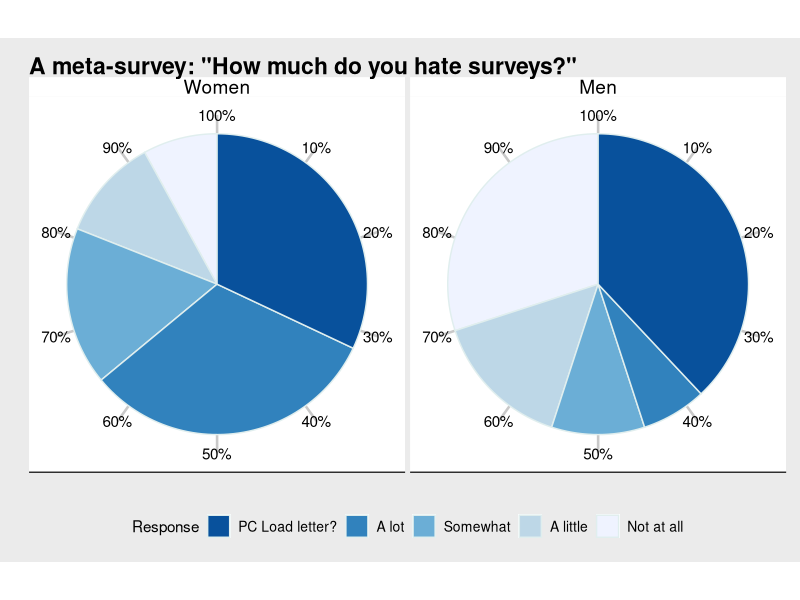

This chart was generated by the following R code:
## ---- chunk 1

#Part 1 - R Notebook

  ## initializing environment
  graphics.off()
  rm(list = ls())
  library(tidyverse)
  library(patchwork)

  # 2.
  d <- read_csv("./w6.csv")

## ---- chunk 2
  # 3.
  d <- d |> 
    mutate(Response = factor(Response,
                             levels = c(1,2, 3, 4, 5),
                             labels = c("Never", "Rarely", "Sometimes", "Often", "Always")))
## ---- chunk 3
  # 4.
  d <- d |> 
    mutate(Gender = factor(Gender,
                             levels = c(1,2),
                             labels = c("Women", "Men")))
## ---- chunk 4
  # 9.
  levels(d$Response) <- c("Not at all", "A little", "Somewhat", "A lot", "PC Load letter?")
## ---- chunk 5
# Part 2 - Plotting
  # 1.
  plot <- d |> 
    ggplot(aes(x="", y=Summary, fill=Response)) +
    geom_col(width = 1, color = "azure2") +
    coord_polar(theta = "y") +
    facet_wrap(~Gender)
## ---- chunk 6
  # 2.
  plot <- plot +
    scale_fill_brewer(palette = "Blues")
## ---- chunk 7
  # 3.
  plot <- plot +
    theme(axis.title.x = element_blank(),
          axis.title.y = element_blank()) +
    scale_y_continuous(breaks = seq(0.1, 1, by = 0.1),
                       labels = scales::percent(seq(0.1, 1, by = 0.1)))
## ---- chunk 8
  # 4.
  plot <- plot +
    guides(fill = guide_legend(reverse=TRUE))
  
  ### in order to set the color to "azure2" i went back to the geom_col layer and set color = "azure2"

## ---- chunk 9
  # 5.
  plot <- plot +
    theme(legend.position = "bottom",
          legend.text = element_text(size = 10),
          legend.direction = "horizontal")
## ---- chunk 10
  # 6.
  #install.packages("ggthemes")
  library(ggthemes) 
## ---- chunk 11
  #7.
  ?ggthemes
## ---- chunk 12
  # 8.
  plot <- plot + theme_stata()
  plot <- plot + theme_economist_white() 
## ---- chunk 13
  # 9.
  plot <- plot +
    theme(legend.position = "bottom",
    legend.text = element_text(size = 10),
    legend.direction = "horizontal",
    axis.title.x = element_blank(),
    axis.title.y = element_blank()) +
    labs(title = "A meta-survey: \"How much do you hate surveys?\"")
## ---- chunk 14
  plot
